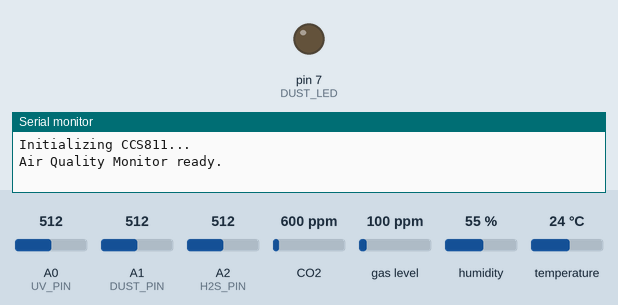
Simulated run of this sketch. Board: Arduino Uno, built with avr-gcc and run on an emulated ATmega328P. On the bench: output pins drawn as LEDs (lit = HIGH), the last lines printed to the serial monitor. The inputs (shaded band) are chosen by the test bench; at power-on: A0 (UV_PIN) = 512, A1 (DUST_PIN) = 512, A2 (H2S_PIN) = 512, CO2 600 ppm, gas level 100 ppm, humidity 55 %, temperature 24 °C.

Above: at 0.1 s.
At 1.1 s:
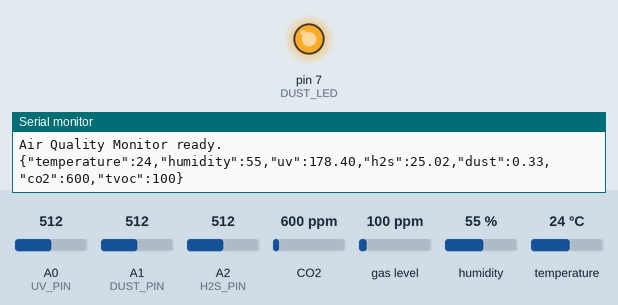
Timing chart, 0 to 2.6 s (numbered marks = the images above):
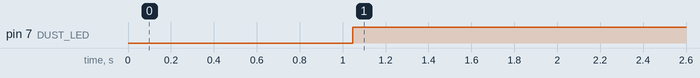

Measured:
- by itself, pin 7 (DUST_LED): LOW → HIGH at 1.0 s

The sketch:

air_quality_node.ino
```cpp
/*
  Air Quality Monitor — Sensor Node
  =================================
  Reads 7 environmental metrics from a bench of discrete sensors and streams
  them over Serial as one JSON line per sample, at 115200 baud:

    {"temperature":24,"humidity":41,"uv":1.35,"h2s":2.10,"dust":0.08,"co2":420,"tvoc":5}

  This firmware only talks Serial — it has no network stack, no WiFi
  credentials, and no API keys. All cloud upload / AI analysis happens on
  the PC side (see ../../app/air_quality_dashboard.py), which is the only
  place any credentials are configured (via environment variables).

  HARDWARE
  --------
  - DHT11 (temperature + humidity)              -> digital pin 2
  - UV sensor (analog, e.g. ML8511-class)        -> analog pin A0
  - H2S gas sensor (analog)                      -> analog pin A2
  - Dust sensor (e.g. GP2Y1010AU0F / Sharp-style) -> analog pin A1, LED pin 7
  - Adafruit CCS811 (eCO2 + TVOC, I2C)            -> SDA/SCL

  See ../../README.md for the full wiring table and calibration notes.
*/

#include <DHT11.h>
#include <Wire.h>
#include "Adafruit_CCS811.h"

// ---------------- Pins ----------------
#define DHT_PIN     2   // DHT11 data
#define UV_PIN      A0  // UV sensor analog output
#define H2S_PIN     A2  // H2S sensor analog output
#define DUST_PIN    A1  // Dust sensor analog output
#define DUST_LED    7   // Dust sensor internal LED control

DHT11 dht(DHT_PIN);
Adafruit_CCS811 co2Sensor;

// ---------------- Calibration constants ----------------
// UV: converts the raw ADC reading to an approximate UV intensity (uW/cm^2).
// This factor is sensor-specific — recalibrate against a reference UV meter
// if you swap sensor units.
const float UV_CALIBRATION_FACTOR = 2.87;

// H2S: analog range is mapped linearly to 0..H2S_MAX_PPM. This is a coarse
// approximation, not a lab-grade calibration — see README "Honest limitations".
const float H2S_MAX_PPM = 50.0;
const int   ADC_MAX = 1023;

// Dust sensor timing, per the Sharp/GP2Y1010AU0F datasheet: pulse the LED on,
// sample partway through the pulse, then let the LED settle before the next
// read. These microsecond delays are short and sensor-mandated, not general
// program stalls.
const unsigned int DUST_SAMPLE_US = 280;
const unsigned int DUST_DELTA_US  = 40;
const unsigned int DUST_SLEEP_US  = 9680;

const unsigned long SAMPLE_INTERVAL_MS = 300;

void setup() {
  Serial.begin(115200);
  pinMode(DHT_PIN, INPUT);
  pinMode(DUST_LED, OUTPUT);

  Serial.println(F("Initializing CCS811..."));
  if (!co2Sensor.begin()) {
    Serial.println(F("CCS811 not found — check wiring."));
    while (1) { delay(1000); }
  }

  unsigned long start = millis();
  while (!co2Sensor.available()) {
    if (millis() - start > 30000UL) {
      Serial.println(F("CCS811 stabilization timeout."));
      while (1) { delay(1000); }
    }
    delay(1000);
  }

  Serial.println(F("Air Quality Monitor ready."));
}

void loop() {
  int temperature = dht.readTemperature();
  int humidity = dht.readHumidity();
  if (temperature == DHT11::ERROR_TIMEOUT) temperature = 0;
  if (humidity == DHT11::ERROR_TIMEOUT) humidity = 0;

  float uvIntensity = analogRead(UV_PIN) / UV_CALIBRATION_FACTOR;
  float h2sPpm = (analogRead(H2S_PIN) / (float)ADC_MAX) * H2S_MAX_PPM;

  digitalWrite(DUST_LED, LOW);          // sensor LED on
  delayMicroseconds(DUST_SAMPLE_US);
  int dustRaw = analogRead(DUST_PIN);
  delayMicroseconds(DUST_DELTA_US);
  digitalWrite(DUST_LED, HIGH);         // sensor LED off
  delayMicroseconds(DUST_SLEEP_US);
  float dustVoltage = dustRaw * (5.0 / 1024.0);
  float dustDensity = 0.17 * dustVoltage - 0.1;  // Sharp application-note formula
  if (dustDensity < 0) dustDensity = 0;

  uint16_t co2 = 0, tvoc = 0;
  if (co2Sensor.available() && !co2Sensor.readData()) {
    co2 = co2Sensor.geteCO2();
    tvoc = co2Sensor.getTVOC();
  }

  Serial.print(F("{\"temperature\":"));
  Serial.print(temperature);
  Serial.print(F(",\"humidity\":"));
  Serial.print(humidity);
  Serial.print(F(",\"uv\":"));
  Serial.print(uvIntensity, 2);
  Serial.print(F(",\"h2s\":"));
  Serial.print(h2sPpm, 2);
  Serial.print(F(",\"dust\":"));
  Serial.print(dustDensity, 2);
  Serial.print(F(",\"co2\":"));
  Serial.print(co2);
  Serial.print(F(",\"tvoc\":"));
  Serial.print(tvoc);
  Serial.println(F("}"));

  delay(SAMPLE_INTERVAL_MS);
}
```
